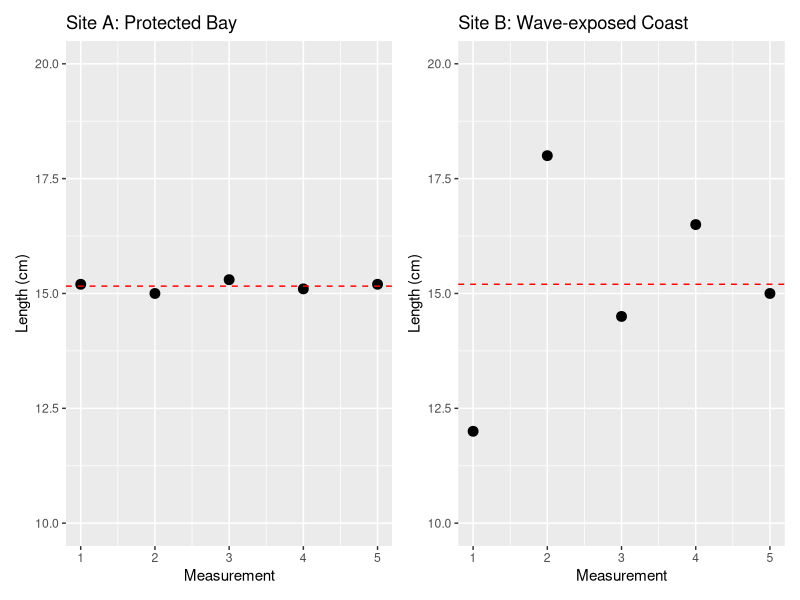

Write the R code that produced this figure.
## ---- chunk 1
#| echo: true
#| code-fold: true

set.seed(258) 
population <- rnorm(1000, mean = 12, sd = 5)

# create samples
sample1 <- round(sample(population, size = 6), 1)
sample2 <- round(sample(population, size = 6), 1)
sample3 <- round(sample(population, size = 6), 1)
# show samples
for (i in 1:3) {
   cat(sprintf("Sample %d: ", i), get(paste0("sample", i)), "\n")
}
## ---- chunk 2
#| code-fold: false
#| echo: true
# Create a vector of test scores
scores <- c(80, 85, 90, 95)

# Display the scores
scores
## ---- chunk 3
#| code-fold: false
#| echo: true
# Sum divided by count
sum(scores) / length(scores)
## ---- chunk 4
#| code-fold: false
#| echo: true
# The mean() function does the work for us
mean(scores)
## ---- chunk 5
#| code-fold: false
#| echo: true
# House prices
prices <- c(450, 1100, 480, 460, 470, 420, 1400, 450, 470)

# Find median
median(prices)
## ---- chunk 6
#| code-fold: false
#| echo: true
# Compare with mean
mean(prices)
## ---- chunk 7
#| code-fold: false
#| echo: true

if(!require("modeest")) install.packages("modeest")
library(modeest)

df <- c(1, 2, 3, 3, 4, 5, 5, 5, 6)
mlv(df, method = "mfv")  # most frequent value
## ---- chunk 8
#| code-fold: false
#| echo: true
freq_table <- table(df) # Count frequencies of each value
# Find which value(s) appear most often
modes <- as.numeric(names(freq_table[freq_table == max(freq_table)]))
modes
## ---- chunk 9
#| code-fold: false
#| echo: true
sorted_df <- sort(df) # Sort the vector first
runs <- rle(sorted_df) # Use run-length encoding to find sequences
modes <- runs$values[runs$lengths == max(runs$lengths)] # Find the value(s) with max length
modes
## ---- chunk 10
#| code-fold: false
#| echo: true
unique_vals <- factor(df) # Create a factor of unique values
counts <- tapply(df, unique_vals, length) # Count occurrences using tapply
modes <- as.numeric(names(counts[counts == max(counts)])) # Find which values have the maximum count
modes
## ---- chunk 11
# Plot seagrass lengths
library(ggplot2)
library(patchwork)

seagrass_protected <- c(15.2, 15.0, 15.3, 15.1, 15.2)
seagrass_exposed <- c(12.0, 18.0, 14.5, 16.5, 15.0)

# Create plots for both sites
p1 <- ggplot() +
   geom_point(aes(x = 1:5, y = seagrass_protected), size = 3) +
   geom_hline(yintercept = mean(seagrass_protected), linetype = "dashed", color = "red") +
   labs(title = "Site A: Protected Bay", x = "Measurement", y = "Length (cm)") +
   ylim(10, 20)

p2 <- ggplot() +
   geom_point(aes(x = 1:5, y = seagrass_exposed), size = 3) +
   geom_hline(yintercept = mean(seagrass_exposed), linetype = "dashed", color = "red") +
   labs(title = "Site B: Wave-exposed Coast", x = "Measurement", y = "Length (cm)") +
   ylim(10, 20)

# Combine plots side by side
p1 + p2
## ---- chunk 12
#| code-fold: false
#| echo: true
# Create our seagrass data
seagrass_protected <- c(15.2, 15.0, 15.3, 15.1, 15.2)  # Protected bay
seagrass_exposed <- c(12.0, 18.0, 14.5, 16.5, 15.0)    # Wave-exposed coast

# Calculate ranges
cat("Protected bay range:", diff(range(seagrass_protected)), "cm\n")
cat("Wave-exposed range:", diff(range(seagrass_exposed)), "cm\n")
## ---- chunk 13
#| code-fold: false
#| echo: true
# Get quartiles for protected bay
quantile(seagrass_protected)
## ---- chunk 14
#| code-fold: false
#| echo: true
# Compare IQRs
pbay <- IQR(seagrass_protected)
pbay
exbay <- IQR(seagrass_exposed)
exbay
## ---- chunk 15
#| code-fold: true
#| echo: true
# Calculate variance for both sites
cat("Protected bay variance:", var(seagrass_protected), "cm²\n")
cat("Wave-exposed variance:", var(seagrass_exposed), "cm²\n")
## ---- chunk 16
#| code-fold: false
#| echo: true
# Protected bay
mean_p <- mean(seagrass_protected)
sd_p <- sd(seagrass_protected)
cat("Protected bay:", round(mean_p, 1), "±", round(sd_p, 2), "cm\n")

# Wave-exposed
mean_e <- mean(seagrass_exposed)
sd_e <- sd(seagrass_exposed)
cat("Wave-exposed:", round(mean_e, 1), "±", round(sd_e, 2), "cm\n")
